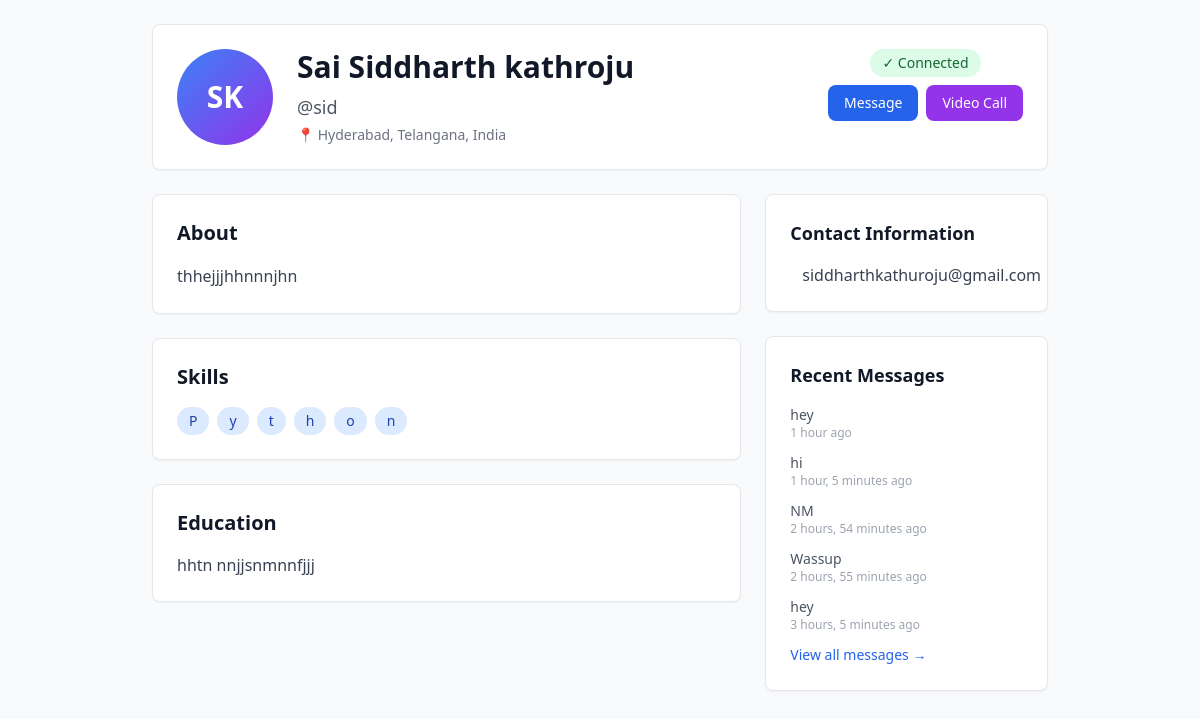
Page /user/1/ (signed in) on the committed database.
### main/models.py (models this page shows, shortened)
class UserProfile(models.Model):
    user = models.OneToOneField(User, on_delete=models.CASCADE)
    bio = models.TextField(max_length=500, blank=True)
    location = models.CharField(max_length=100, blank=True)
    birth_date = models.DateField(null=True, blank=True)
    avatar = models.ImageField(upload_to='avatars/', null=True, blank=True)
    phone_number = models.CharField(max_length=15, blank=True)
    website = models.URLField(blank=True)
    linkedin = models.URLField(blank=True)
    github = models.URLField(blank=True)
    education = models.TextField(blank=True, help_text="Your educational background")
    institution = models.CharField(max_length=200, blank=True)
    graduation_year = models.IntegerField(null=True, blank=True)
    major = models.CharField(max_length=100, blank=True)
    skills = models.TextField(blank=True, help_text="Your technical skills and competencies")
    interests = models.TextField(blank=True, help_text="Your areas of interest")
    hobbies = models.TextField(blank=True, help_text="Your hobbies and activities")
    current_position = models.CharField(max_length=100, blank=True)
    company = models.CharField(max_length=100, blank=True)
    experience_years = models.IntegerField(null=True, blank=True)
    twitter = models.URLField(blank=True)
    instagram = models.URLField(blank=True)
    facebook = models.URLField(blank=True)
    languages = models.CharField(max_length=200, blank=True, help_text="Languages you speak (comma-separated)")
    certifications = models.TextField(blank=True, help_text="Your certifications and achievements")
    created_at = models.DateTimeField(auto_now_add=True, null=True)
    updated_at = models.DateTimeField(auto_now=True, null=True)

class DirectMessage(models.Model):
    sender = models.ForeignKey(User, on_delete=models.CASCADE, related_name='sent_messages')
    receiver = models.ForeignKey(User, on_delete=models.CASCADE, related_name='received_messages')
    message = models.TextField()
    is_read = models.BooleanField(default=False)
    timestamp = models.DateTimeField(auto_now_add=True)
    class Meta:
        ordering = ['timestamp']

### main/views.py (the view)
# urls.py: path('user/<int:user_id>/', views.user_profile_view, name='user_profile'),
@login_required
def user_profile_view(request, user_id):
    user = get_object_or_404(User, id=user_id)
    profile = get_object_or_404(UserProfile, user=user)
    connection_status = Connection.get_connection_status(request.user, user)
    is_connected = Connection.are_connected(request.user, user)
    recent_messages = []
    if is_connected:
        recent_messages = DirectMessage.objects.filter(
            (Q(sender=request.user, receiver=user) | Q(sender=user, receiver=request.user))
        ).order_by('-timestamp')[:5]
    context = {
        'profile_user': user,
        'profile': profile,
        'connection_status': connection_status,
        'is_connected': is_connected,
        'recent_messages': recent_messages,
    }
    return render(request, 'main/user_profile.html', context)

### main/context_processors.py (called while the page is built)
def unread_messages_count(request):
    if request.user.is_authenticated:
        unread_count = DirectMessage.objects.filter(
            receiver=request.user,
            is_read=False
        ).count()
        return {'unread_messages_count': unread_count}
    return {'unread_messages_count': 0}

### main/models.py (called while the page is built)
    @classmethod
    def are_connected(cls, user1, user2):
        return cls.objects.filter(
            (models.Q(sender=user1, receiver=user2) | models.Q(sender=user2, receiver=user1)),
            status='accepted'
        ).exists()

    @classmethod
    def get_connection_status(cls, user1, user2):
        connection = cls.objects.filter(
            (models.Q(sender=user1, receiver=user2) | models.Q(sender=user2, receiver=user1))
        ).first()
        if not connection:
            return 'none'
        elif connection.status == 'pending':
            return 'pending_sent' if connection.sender == user1 else 'pending_received'
        else:
            return connection.status

### templates/main/user_profile.html (shortened to what this page needs)
{% extends 'main/base_with_sidebar.html' %}
{% block content %}
<div class="p-6">
    <div class="max-w-4xl mx-auto">
        <div class="bg-white rounded-lg shadow-sm border border-gray-200 p-6 mb-6">
            <div class="flex items-start justify-between">
                <div class="flex items-center">
                    {% if profile.avatar %}
                        <img src="{{ profile.avatar.url }}" alt="{{ profile_user.get_full_name }}" class="w-24 h-24 rounded-full object-cover mr-6">
                    {% else %}
                        <div class="w-24 h-24 bg-gradient-to-br from-blue-500 to-purple-600 rounded-full flex items-center justify-center text-white text-3xl font-bold mr-6">
                            {{ profile_user.first_name|first|upper }}{{ profile_user.last_name|first|upper }}
                        </div>
                    {% endif %}
                    <div>
                        <h1 class="text-3xl font-bold text-gray-900 mb-2">{{ profile_user.get_full_name }}</h1>
                        <p class="text-lg text-gray-600 mb-1">@{{ profile_user.username }}</p>
                        {% if profile.location %}
                            <p class="text-gray-500 text-sm">📍 {{ profile.location }}</p>
                        {% endif %}
                    </div>
                </div>
                <div class="flex flex-col space-y-2">
                    {% if is_connected %}
                        <div class="text-center">
                            <span class="inline-flex items-center px-3 py-1 rounded-full text-sm font-medium bg-green-100 text-green-800">
                                ✓ Connected
                            </span>
                        </div>
                        <div class="flex space-x-2">
                            <a href="{% url 'direct_message' profile_user.id %}" class="bg-blue-600 text-white px-4 py-2 rounded-lg text-sm font-medium hover:bg-blue-700 transition-colors">
                                Message
                            </a>
                            <a href="{% url 'schedule_video_call' profile_user.id %}" class="bg-purple-600 text-white px-4 py-2 rounded-lg text-sm font-medium hover:bg-purple-700 transition-colors">
                                Video Call
                            </a>
                        </div>
                    {% elif connection_status == 'pending_sent' %}
                        <span class="inline-flex items-center px-3 py-1 rounded-full text-sm font-medium bg-yellow-100 text-yellow-800">
                            ⏳ Request Sent
                        </span>
                    {% else %}
                        <button onclick="document.getElementById('connectionModal').classList.remove('hidden')" class="bg-blue-600 text-white px-6 py-2 rounded-lg font-medium hover:bg-blue-700 transition-colors">
                            Connect
                        </button>
                    {% endif %}
                </div>
            </div>
        </div>
        <div class="grid grid-cols-1 lg:grid-cols-3 gap-6">
            <div class="lg:col-span-2 space-y-6">
                {% if profile.bio %}
                    <div class="bg-white rounded-lg shadow-sm border border-gray-200 p-6">
                        <h2 class="text-xl font-semibold text-gray-900 mb-4">About</h2>
                        <p class="text-gray-700 leading-relaxed">{{ profile.bio }}</p>
                    </div>
                {% endif %}
                {% if profile.skills %}
                    <div class="bg-white rounded-lg shadow-sm border border-gray-200 p-6">
                        <h2 class="text-xl font-semibold text-gray-900 mb-4">Skills</h2>
                        <div class="flex flex-wrap gap-2">
                            {% for skill in profile.skills %}
                                <span class="px-3 py-1 bg-blue-100 text-blue-800 rounded-full text-sm">{{ skill }}</span>
                            {% endfor %}
                        </div>
                    </div>
                {% endif %}
                {% if profile.education %}
                    <div class="bg-white rounded-lg shadow-sm border border-gray-200 p-6">
                        <h2 class="text-xl font-semibold text-gray-900 mb-4">Education</h2>
                        <p class="text-gray-700">{{ profile.education }}</p>
                    </div>
                {% endif %}
            </div>
            <div class="space-y-6">
                <div class="bg-white rounded-lg shadow-sm border border-gray-200 p-6">
                    <h3 class="text-lg font-semibold text-gray-900 mb-4">Contact Information</h3>
                    <div class="space-y-3">
                        <div class="flex items-center text-gray-700">
                            {{ profile_user.email }}
                        </div>
                    </div>
                </div>
                {% if is_connected and recent_messages %}
                    <div class="bg-white rounded-lg shadow-sm border border-gray-200 p-6">
                        <h3 class="text-lg font-semibold text-gray-900 mb-4">Recent Messages</h3>
                        <div class="space-y-3">
                            {% for message in recent_messages %}
                                <div class="text-sm">
                                    <p class="text-gray-600">{{ message.message|truncatewords:10 }}</p>
                                    <p class="text-gray-400 text-xs">{{ message.timestamp|timesince }} ago</p>
                                </div>
                            {% endfor %}
                        </div>
                        <a href="{% url 'direct_message' profile_user.id %}" class="text-blue-600 hover:text-blue-700 text-sm font-medium mt-3 inline-block">
                            View all messages →
                        </a>
                    </div>
                {% endif %}
            </div>
        </div>
    </div>
</div>
{% endblock %}

### templates/main/base_with_sidebar.html (shortened to what this page needs)
{% extends 'base.html' %}

### templates/base.html (shortened to what this page needs)
<!DOCTYPE html>
<html lang="en">
<head>
    <script src="https://cdn.tailwindcss.com"></script>
    <link href="https://cdnjs.cloudflare.com/ajax/libs/font-awesome/6.0.0/css/all.min.css" rel="stylesheet">
</head>
<body class="bg-gray-50">
    {% block content %}
    {% endblock %}
</body>
</html>

### rows in the picture
UserProfile: location "Hyderabad, Telangana, India", bio "thhejjjhhnnnjhn", education "hhtn nnjjsnmnnfjjj"
DirectMessage: message "hey", timestamp "1 hour"
DirectMessage: message "hi", timestamp "1 hour, 5 minutes"
DirectMessage: message "NM", timestamp "2 hours, 54 minutes"
DirectMessage: message "Wassup", timestamp "2 hours, 55 minutes"
DirectMessage: message "hey", timestamp "3 hours, 5 minutes"

### other values in the picture
{{ profile_user.first_name|first|upper }} "S"
{{ profile_user.last_name|first|upper }} "K"
{{ profile_user.get_full_name }} "Sai Siddharth kathroju"
{{ profile_user.username }} "sid"
{{ skill }} "P" "y" "t" "h" "o" "n"
{{ profile_user.email }} "siddharthkathuroju@gmail.com"
